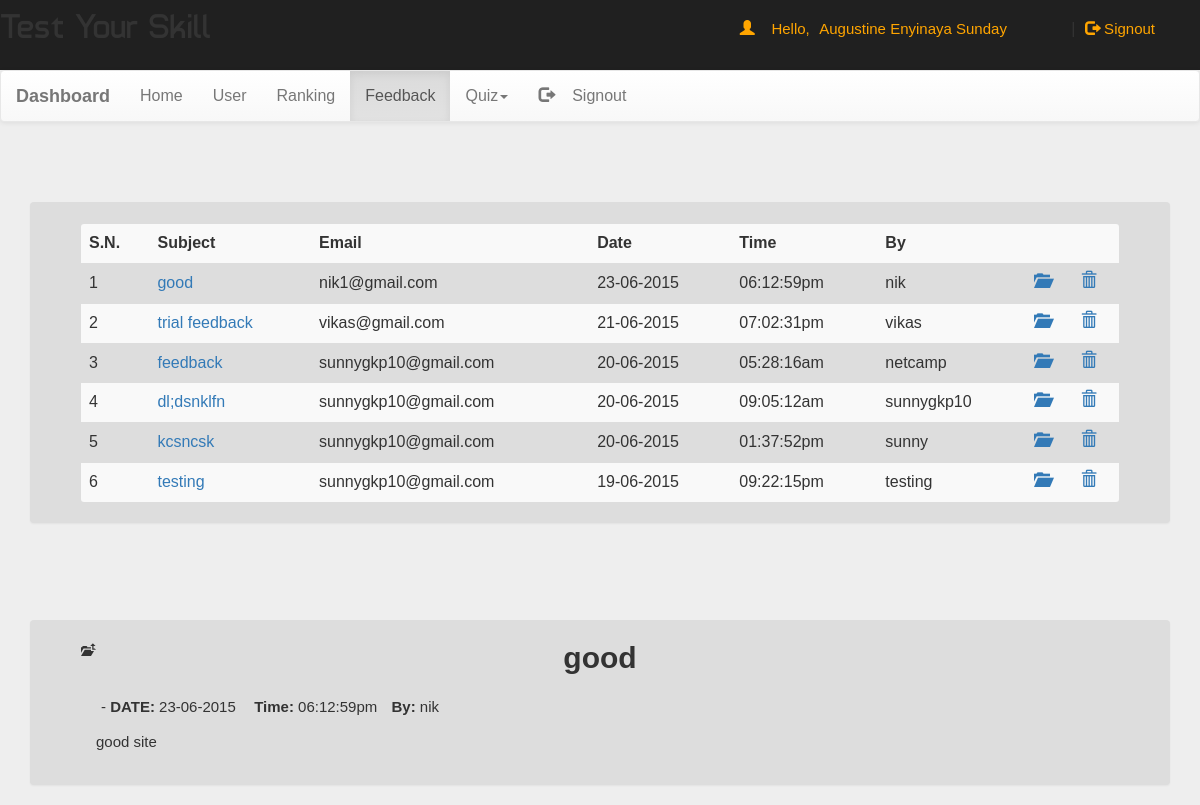
The app's page /dash.php?q=3&fid=5589858b6c43b (signed in) with its own data.
### tables this page shows
CREATE TABLE `feedback` (
  `id` text NOT NULL,
  `name` varchar(50) NOT NULL,
  `email` varchar(50) NOT NULL,
  `subject` varchar(500) NOT NULL,
  `feedback` varchar(500) NOT NULL,
  `date` date NOT NULL,
  `time` varchar(50) NOT NULL
);

### dash.php (the view, shortened to what this page needs)
<!DOCTYPE html PUBLIC "-//W3C//DTD XHTML 1.0 Transitional//EN" "http://www.w3.org/TR/xhtml1/DTD/xhtml1-transitional.dtd">
<html xmlns="http://www.w3.org/1999/xhtml">
<head>
<link  rel="stylesheet" href="css/bootstrap.min.css"/>
 <link  rel="stylesheet" href="css/bootstrap-theme.min.css"/>
 <link rel="stylesheet" href="css/main.css">
 <link  rel="stylesheet" href="css/font.css">
</head>
<body  style="background:#eee;">
<div class="header">
<div class="row">
<div class="col-lg-6">
<span class="logo">Test Your Skill</span></div>
<?php
 include_once 'dbConnection.php';
  if(!(isset($_SESSION['email']))){
header("location:index.php");
}
else
{
$name = $_SESSION['name'];;
echo '<span class="pull-right top title1" ><span class="log1"><span class="glyphicon glyphicon-user" aria-hidden="true"></span>&nbsp;&nbsp;&nbsp;&nbsp;Hello,</span> <a href="account.php" class="log log1">'.$name.'</a>&nbsp;|&nbsp;<a href="logout.php?q=account.php" class="log"><span class="glyphicon glyphicon-log-out" aria-hidden="true"></span>&nbsp;Signout</button></a></span>';
}?>
</div></div>
<nav class="navbar navbar-default title1">
  <div class="container-fluid">
    <div class="navbar-header">
      <a class="navbar-brand" href="dash.php?q=0"><b>Dashboard</b></a>
    </div>
    <div class="collapse navbar-collapse" id="bs-example-navbar-collapse-1">
      <ul class="nav navbar-nav">
        <li <?php if(@$_GET['q']==0) echo'class="active"'; ?>><a href="dash.php?q=0">Home<span class="sr-only">(current)</span></a></li>
        <li <?php if(@$_GET['q']==1) echo'class="active"'; ?>><a href="dash.php?q=1">User</a></li>
		<li <?php if(@$_GET['q']==2) echo'class="active"'; ?>><a href="dash.php?q=2">Ranking</a></li>
		<li <?php if(@$_GET['q']==3) echo'class="active"'; ?>><a href="dash.php?q=3">Feedback</a></li>
        <li class="dropdown <?php if(@$_GET['q']==4 || @$_GET['q']==5) echo'active"'; ?>">
          <a href="#" class="dropdown-toggle" data-toggle="dropdown" role="button" aria-haspopup="true" aria-expanded="false">Quiz<span class="caret"></span></a>
        </li><li class="pull-right"> <a href="logout.php?q=account.php"><span class="glyphicon glyphicon-log-out" aria-hidden="true"></span>&nbsp;&nbsp;&nbsp;&nbsp;Signout</a></li>
      </ul>
          </div>
  </div>
</nav>
<div class="container">
<div class="row">
<div class="col-md-12">
<?php if(@$_GET['q']==3) {
$result = mysqli_query($con,"SELECT * FROM `feedback` ORDER BY `feedback`.`date` DESC") or die('Error');
echo  '<div class="panel"><div class="table-responsive"><table class="table table-striped title1">
<tr><td><b>S.N.</b></td><td><b>Subject</b></td><td><b>Email</b></td><td><b>Date</b></td><td><b>Time</b></td><td><b>By</b></td><td></td><td></td></tr>';
$c=1;
while($row = mysqli_fetch_array($result)) {
	$date = $row['date'];
	$date= date("d-m-Y",strtotime($date));
	$time = $row['time'];
	$subject = $row['subject'];
	$name = $row['name'];
	$email = $row['email'];
	$id = $row['id'];
	 echo '<tr><td>'.$c++.'</td>';
	echo '<td><a title="Click to open feedback" href="dash.php?q=3&fid='.$id.'">'.$subject.'</a></td><td>'.$email.'</td><td>'.$date.'</td><td>'.$time.'</td><td>'.$name.'</td>
	<td><a title="Open Feedback" href="dash.php?q=3&fid='.$id.'"><b><span class="glyphicon glyphicon-folder-open" aria-hidden="true"></span></b></a></td>';
	echo '<td><a title="Delete Feedback" href="update.php?fdid='.$id.'"><b><span class="glyphicon glyphicon-trash" aria-hidden="true"></span></b></a></td>
	</tr>';
}
echo '</table></div></div>';
}
?>
<?php if(@$_GET['fid']) {
echo '<br />';
$id=@$_GET['fid'];
$result = mysqli_query($con,"SELECT * FROM feedback WHERE id='$id' ") or die('Error');
while($row = mysqli_fetch_array($result)) {
	$name = $row['name'];
	$subject = $row['subject'];
	$date = $row['date'];
	$date= date("d-m-Y",strtotime($date));
	$time = $row['time'];
	$feedback = $row['feedback'];
echo '<div class="panel"<a title="Back to Archive" href="update.php?q1=2"><b><span class="glyphicon glyphicon-level-up" aria-hidden="true"></span></b></a><h2 style="text-align:center; margin-top:-15px;font-family: "Ubuntu", sans-serif;"><b>'.$subject.'</b></h1>';
 echo '<div class="mCustomScrollbar" data-mcs-theme="dark" style="margin-left:10px;margin-right:10px; max-height:450px; line-height:35px;padding:5px;"><span style="line-height:35px;padding:5px;">-&nbsp;<b>DATE:</b>&nbsp;'.$date.'</span>
<span style="line-height:35px;padding:5px;">&nbsp;<b>Time:</b>&nbsp;'.$time.'</span><span style="line-height:35px;padding:5px;">&nbsp;<b>By:</b>&nbsp;'.$name.'</span><br />'.$feedback.'</div></div>';}
}?>
</div>
</div></div>
</body>
</html>

### css/main.css (style rules this page uses)
body { overflow-x:hidden; width:100%; font: 15px "Century Gothic", "Times Roman", sans-serif; background:#eee; height:100%; background-attachment:fixed; }
.panel { background-color: #ddd !important; margin-top: 60px; padding: 50px; padding-top: 20px; padding-bottom: 20px; }
.header { background:#202020; height:70px; }
.logo { font-family:'typo'; font-size:35px; margin-top: 30px; }
.title1 { font: 16px "Century Gothic", "Times Roman", sans-serif; }
.top { margin-top:20px; }
.log1 { font: 15px 'Ubuntu', sans-serif; color:orange; margin-left:10px; }
.log { margin:10px; margin-right:60px; margin-left:5px; color:orange; text-decoration:none; font-size:20px; font-size:15px; }

### records on screen
feedback: subject "good", email "nik1@gmail.com", date "23-06-2015", time "06:12:59pm", name "nik", feedback "good site"
feedback: subject "trial feedback", email "vikas@gmail.com", date "21-06-2015", time "07:02:31pm", name "vikas"
feedback: subject "feedback", email "sunnygkp10@gmail.com", date "20-06-2015", time "05:28:16am", name "netcamp"
feedback: subject "dl;dsnklfn", email "sunnygkp10@gmail.com", date "20-06-2015", time "09:05:12am", name "sunnygkp10"
feedback: subject "kcsncsk", email "sunnygkp10@gmail.com", date "20-06-2015", time "01:37:52pm", name "sunny"
feedback: subject "testing", email "sunnygkp10@gmail.com", date "19-06-2015", time "09:22:15pm", name "testing"

### other values on screen
$name "Augustine Enyinaya Sunday"
